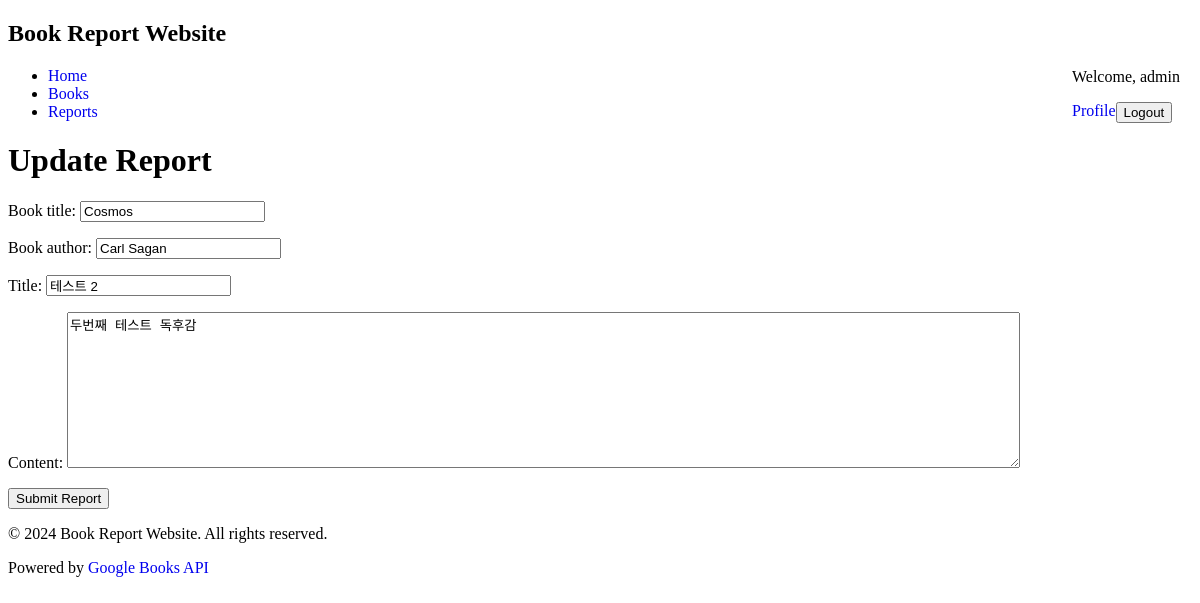
The page /reports/2/edit/ (signed in) on the database its author committed.
### reports/models.py (models this page shows, shortened)
class Report(models.Model):
    user = models.ForeignKey(User, on_delete=models.CASCADE)
    book_title = models.CharField(max_length=200, null=True)
    book_author = models.CharField(max_length=100, null=True)
    title = models.CharField(max_length=200)
    content = models.TextField()
    created_at = models.DateTimeField(auto_now_add=True)
    updated_at = models.DateTimeField(auto_now=True)

### reports/views.py (the view, shortened to what this page needs)
# urls.py: path("<int:pk>/edit/", ReportUpdateView.as_view(), name="report-update"),
class ReportUpdateView(LoginRequiredMixin, UpdateView):
    model = Report
    template_name = "reports/report_form.html"
    form_class = ReportForm
    def get_context_data(self, **kwargs):
        context = super().get_context_data(**kwargs)
        context["page_title"] = "Update Report"
        return context
    def get_object(self, queryset=None):
        report = super().get_object(queryset)
        if not (self.request.user.is_superuser) and (report.user != self.request.user):
            raise PermissionDenied("You do not have permission to edit this report.")
        return report

### reports/forms.py
class ReportForm(forms.ModelForm):
    class Meta:
        model = Report
        fields = ["book_title", "book_author", "title", "content"]
    def __init__(self, *args, **kwargs):
        super(ReportForm, self).__init__(*args, **kwargs)
        self.fields["book_title"].widget.attrs.update({"placeholder": "책 제목"})
        self.fields["book_author"].widget.attrs.update({"placeholder": "책 저자"})
        self.fields["title"].widget.attrs.update({"placeholder": "글 제목"})
        self.fields["content"].widget.attrs.update({"placeholder": ""})

### reports/templates/reports/report_form.html (shortened to what this page needs)
{% extends "base.html" %}
{% block content %}
<h1>{% if page_title %}{{ page_title }}{% else %}Create Report{% endif %}</h1>
<form method="post" enctype="multipart/form-data">
    {{ form.as_p }}
    <button type="submit">Submit Report</button>
</form>
{% endblock %}

### book_report/templates/base.html (shortened to what this page needs)
<!DOCTYPE html>
<html lang="en">
<head>
    <link rel="stylesheet" href="https://cdn.simplecss.org/simple.min.css">
</head>
<body>
    <header>
        <nav>
            <h1>Book Report Website</h1>
            <ul>
                <li><a href="{% url 'home' %}">Home</a></li>
                <li><a href="{% url 'books:book-list' %}">Books</a></li>
                <li><a href="{% url 'reports:report-list' %}">Reports</a></li>
            </ul>
            <div class="user-info">
                {% if request.user.is_authenticated %}
                <p>Welcome, {{ request.user.username }}</p>
                <div style="display: flex;">
                    <a href="{% url 'users:profile-detail' request.user.username %}">Profile</a>
                    <form method="post" action="{% url 'users:logout' %}">
                        <button type="submit">Logout</button>
                    </form>
                </div>
                {% else %}
                <a href="{% url 'users:login' %}">Login</a>
                <a href="{% url 'users:register' %}">Sign Up</a>
                {% endif %}
            </div>
        </nav>
    </header>
    <main>
        {% block content %}
        {% endblock %}
    </main>
    <footer>
        <p>&copy; 2024 Book Report Website. All rights reserved.</p>
        <p>Powered by <a href="https://developers.google.com/books/" target="_blank">Google Books API</a></p>
    </footer>
</body>
</html>

### rows shown on the page
Report: book_title "Cosmos", book_author "Carl Sagan", title "테스트 2", content "두번째 테스트 독후감"

### other values the page prints
{{ request.user.username }} "admin"
{{ page_title }} "Update Report"
